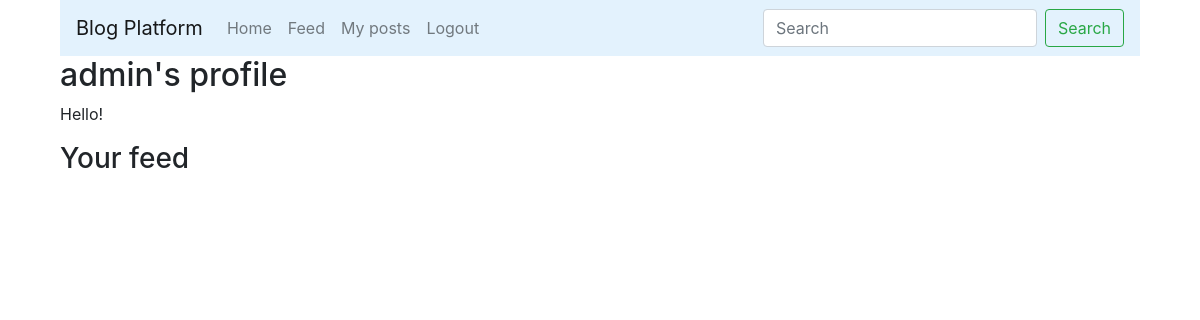
/accounts/profile/ (signed in), run on an earlier commit of the app's database.
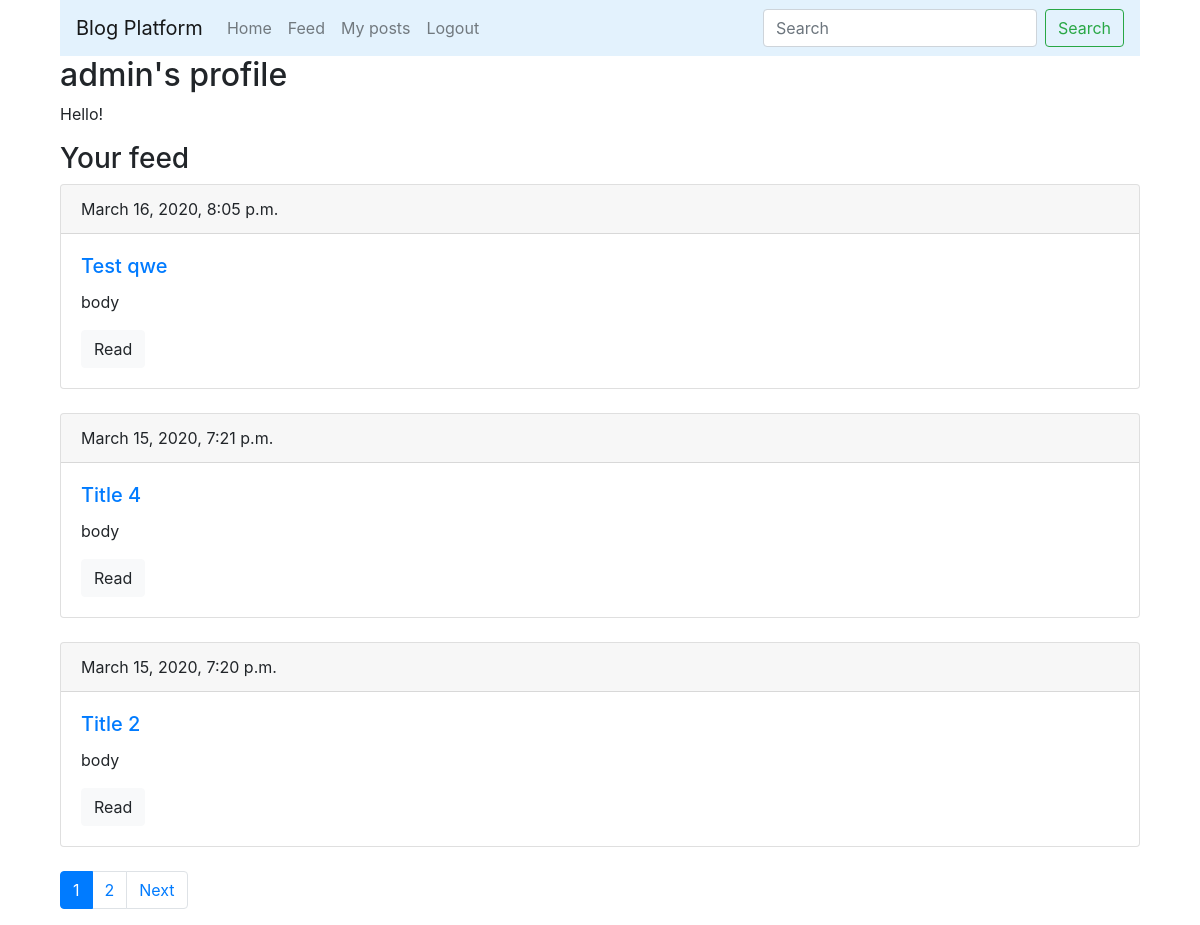
And on a later commit of the database.
### main/models.py (models this page shows, shortened)
class Post(models.Model):
    author = models.ForeignKey(User, on_delete=models.CASCADE, related_name='blog_posts')
    title = models.CharField(max_length=250, db_index=True)
    body = models.TextField(blank=True, db_index=True)
    date_pub = models.DateTimeField(auto_now_add=True)

### main/views.py (the view)
# urls.py: path('accounts/profile/', BPFeed.as_view(), name='feed'),
class BPFeed(ListView):
    context_object_name = 'posts'
    paginate_by = 3
    template_name = 'main/feed.html'
    def get_queryset(self):
        subscriptions = Subscription.objects.filter(subscriber_id=self.request.user.id).values(
            'blogger_id')
        subscriptions = {x['blogger_id'] for x in subscriptions}
        return Post.objects.filter(author_id__in=subscriptions).order_by('-date_pub')

### main/templates/main/feed.html (shortened to what this page needs)
{% extends "layout/base.html" %}
{% load bootstrap4 %}
{% block content %}
<div class="row">
    <div class="col-12">
        <h2>{{ user.username }}'s profile</h2>
        {% if user.first_name and user.last_name %}
            <p>Hello, {{ user.first_name }} {{ user.last_name }}!</p>
        {% else %}
            <p>Hello!</p>
        {% endif %}
        <h3>Your feed</h3>
        {% if posts %}
            {% for post in posts %}
                <div class="card mb-4">
                    <div class="card-header">
                        {{ post.date_pub }}
                    </div>
                    <div class="card-body">
                        <h5 class="card-title">
                            <a href="{% url 'main:user_post_detail' user.id post.id %}">
                            {{ post.title }}
                            </a>
                        </h5>
                        <p class="card-text">{{ post.body|truncatewords:15 }}</p>
                        <a href="{% url 'main:user_post_detail' user.id post.id %}" class="btn btn-light">Read</a>
                    </div>
                </div>
            {% endfor %}
            {% include "layout/pagination.html" with page=page_obj %}
        {% endif %}
    </div>
</div>
{% endblock %}

What changed in the data, as far as the page shows it:
added Post: date_pub "March 16, 2020, 8:05 p.m.", title "Test qwe", body "body"
added Post: date_pub "March 15, 2020, 7:21 p.m.", title "Title 4", body "body"
added Post: date_pub "March 15, 2020, 7:20 p.m.", title "Title 2", body "body"
Also different on the page:
new list line: "1"
new list line: "2"
text now shown: "Next"
